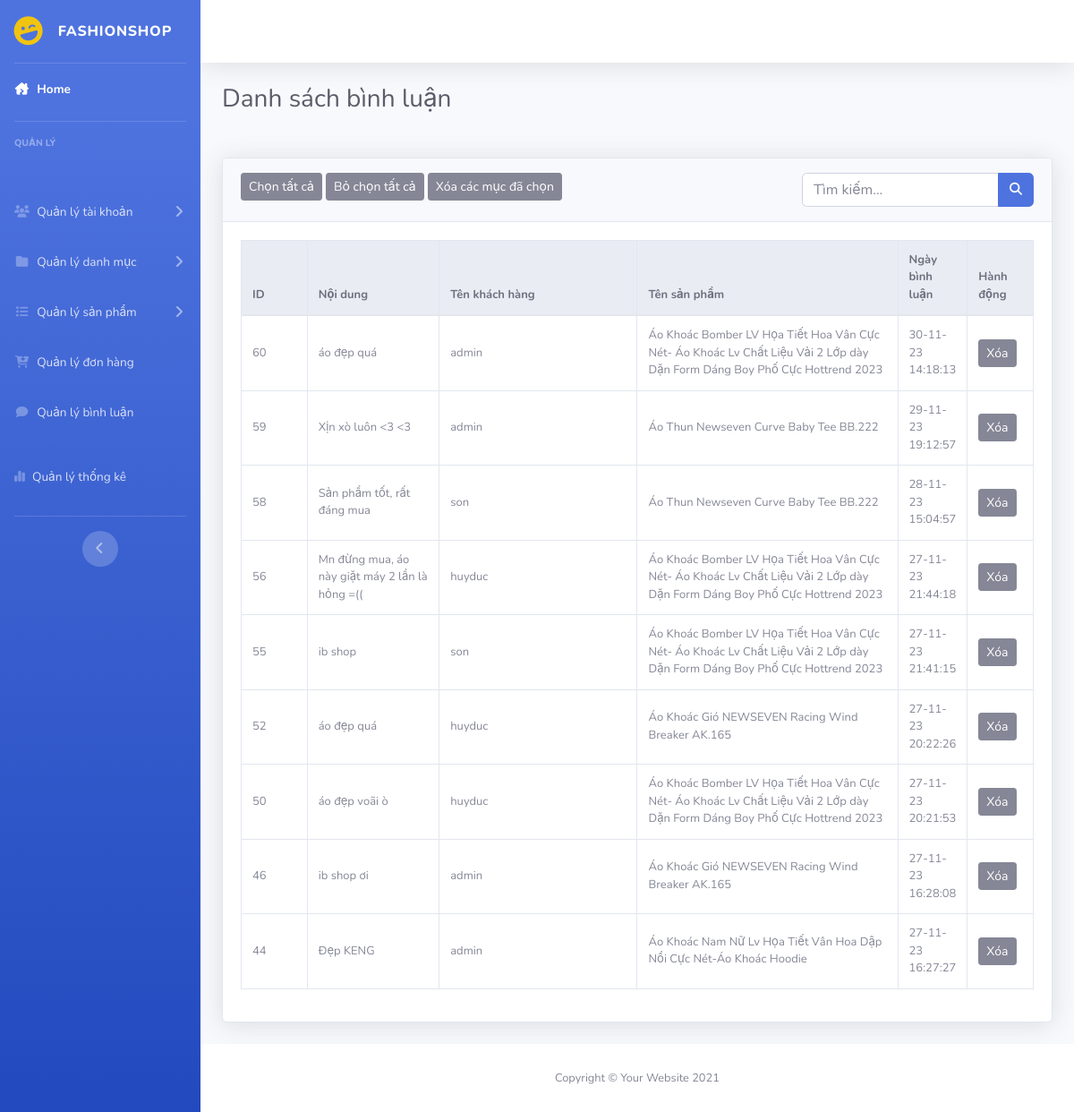
The app's page /admin/index.php?act=dsbinhluan, older data.
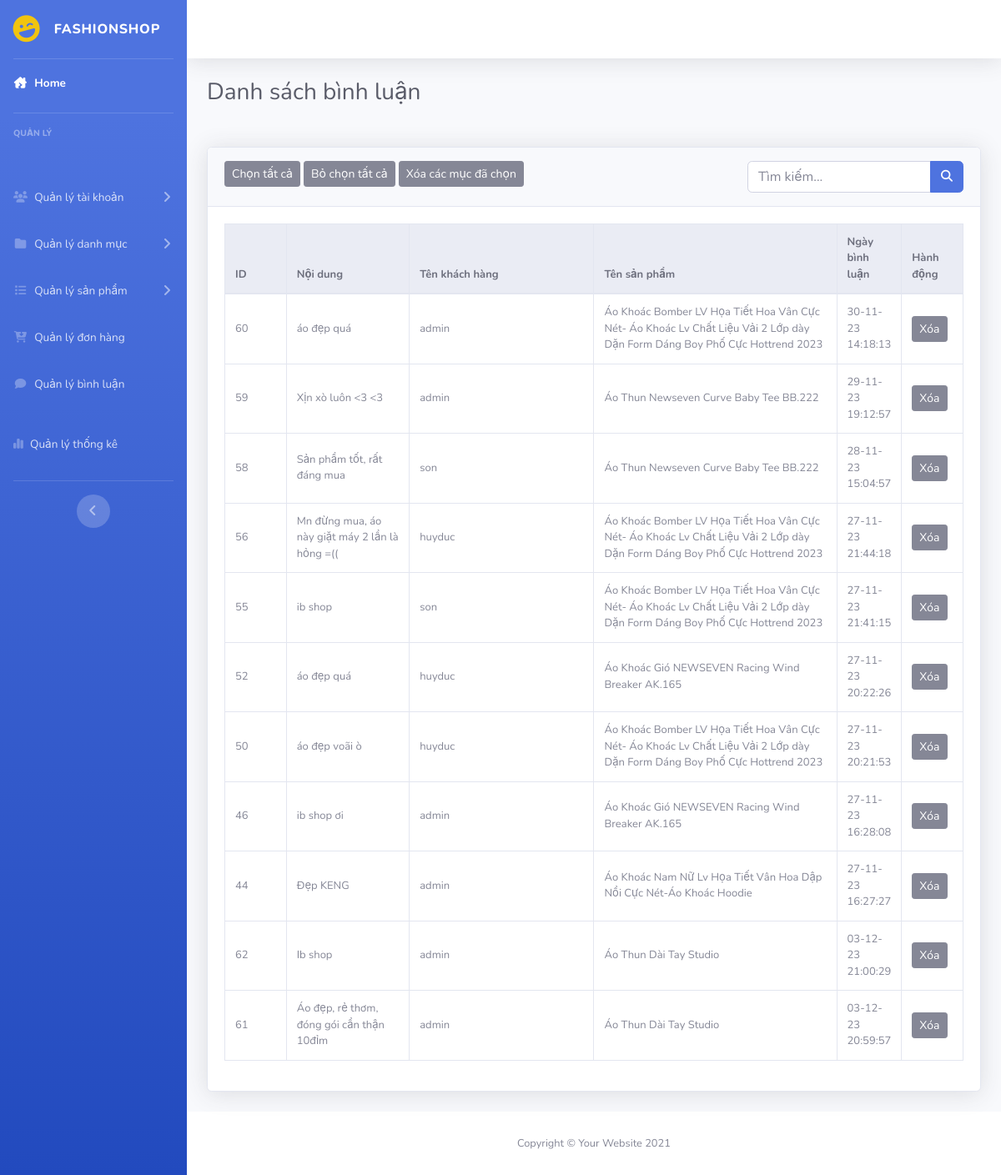
The same page, newer data.
### tables this page shows
CREATE TABLE `binhluan` (
  `id` int(10) NOT NULL COMMENT 'Id bình luận',
  `noidung` varchar(255) NOT NULL COMMENT 'Nội dung bình luận',
  `iduser` int(10) NOT NULL COMMENT 'Id tài khoản',
  `idpro` int(10) NOT NULL COMMENT 'Id sản phẩm',
  `ngaybinhluan` varchar(50) DEFAULT NULL COMMENT 'Ngày bình luận'
);

CREATE TABLE `taikhoan` (
  `id` int(11) NOT NULL COMMENT 'Id khách hàng',
  `user` varchar(50) NOT NULL COMMENT 'Tên đăng nhập',
  `fullname` varchar(255) NOT NULL,
  `pass` varchar(50) NOT NULL COMMENT 'Mật khẩu',
  `email` varchar(255) NOT NULL COMMENT 'Email',
  `address` varchar(255) DEFAULT NULL COMMENT 'Địa chỉ',
  `tel` varchar(20) DEFAULT NULL COMMENT 'Số điện thoại',
  `role` int(11) NOT NULL DEFAULT 0 COMMENT 'Quyền hạn: \r\n1 Admin \r\n2 Khách hàng\r\n'
);

CREATE TABLE `sanpham` (
  `id` int(11) NOT NULL COMMENT 'Id sản phẩm',
  `name` varchar(255) NOT NULL COMMENT 'Tên sản phẩm',
  `img` varchar(225) NOT NULL,
  `price_niemyet` double(10,2) NOT NULL DEFAULT 0.00 COMMENT 'Giá sản phẩm',
  `price_sale` int(100) NOT NULL COMMENT 'Giá sale',
  `mota` text NOT NULL COMMENT 'Mô tả',
  `luotxem` int(11) NOT NULL DEFAULT 0 COMMENT 'Lượt xem',
  `iddm` int(11) NOT NULL COMMENT 'Id danh mục'
);

### model/pdo.php (called while the page is built, shortened)
<?php
function pdo_get_connection(){
    $servername = "localhost";
    $username = "root";
    $password = "";
    try {
        $conn = new PDO("mysql:host=$servername;dbname=duan1_09", $username, $password);
        $conn->setAttribute(PDO::ATTR_ERRMODE, PDO::ERRMODE_EXCEPTION);
        return $conn;
    } catch(PDOException $e) {
        echo "Connection failed: " . $e->getMessage();
    }
}
function pdo_query($sql){
    $sql_args=array_slice(func_get_args(),1);
    try{
        $conn=pdo_get_connection();
        $stmt=$conn->prepare($sql);
        $stmt->execute($sql_args);
        $rows=$stmt->fetchAll();
        return $rows;
    }
    catch(PDOException $e){
        throw $e;
    }
    finally{
        unset($conn);
    }
}
?>

### model/binhluan.php (called while the page is built, shortened)
<?php
function danhsach_binhluan()
{
    $sql = "SELECT binhluan.id, binhluan.noidung, sanpham.name, taikhoan.user, binhluan.ngaybinhluan FROM binhluan JOIN sanpham on sanpham.id = binhluan.idpro join taikhoan on taikhoan.id = binhluan.iduser order by binhluan.ngaybinhluan desc";
    $result = pdo_query($sql);
    return $result;
}

### admin/binhluan/dsbinhluan.php (the view, shortened to what this page needs)
<div class="container-fluid">
    <h1 class="h3 mb-2 text-gray-800 mb-5">Danh sách bình luận</h1>
    <div class="card shadow mb-4">
        <div class="card-header py-3">
            <button class="btn btn-secondary btn-sm">Chọn tất cả</button>
            <button class="btn btn-secondary btn-sm">Bỏ chọn tất cả</button>
            <button class="btn btn-secondary btn-sm">Xóa các mục đã chọn</button>
            <form action="" class="float-right">
                <div class="input-group">
                    <input type="text" class="form-control" name="kyw" placeholder="Tìm kiếm...">
                    <div class="input-group-append">
                        <button class="btn btn-primary" type="submit" name="search">
                            <i class="fas fa-search fa-sm"></i>
                        </button>
                    </div>
                </div>
            </form>
        </div>
        <div class="card-body">
            <div class="table-responsive">
                <table class="table table-bordered" width="100%" cellspacing="0">
                    <thead class="thead-light">
                        <tr>
                            <th>ID</th>
                            <th>Nội dung</th>
                            <th>Tên khách hàng</th>
                            <th>Tên sản phẩm</th>
                            <th>Ngày bình luận</th>
                            <th>Hành động</th>
                        </tr>
                    </thead>
                    <tbody>
                        <?php
                        foreach ($dsbl as $key => $value) : ?>
                            <tr>
                                <td class="col-1 align-middle"><?php echo $value['id'] ?></td>
                                <td class="col-2 align-middle"><?php echo $value['noidung'] ?></td>
                                <td class="col-3 align-middle"><?php echo $value['user'] ?></td>
                                <td class="col-3 align-middle"><?php echo $value['name'] ?></td>
                                <td class="col-1 align-middle"><?php echo $value['ngaybinhluan'] ?></td>
                                <td class="col-1 align-middle"><a onclick="confirmDelete('<?php echo $value['id'] ?>')"><button class="btn btn-secondary btn-sm">Xóa</button></a></td>
                            </tr>
                        <?php endforeach; ?>
                    </tbody>
                </table>
            </div>
        </div>
    </div>
</div>

Row changes from the older to the newer data that the page shows:
added binhluan: id "62", noidung "Ib shop", iduser.user "admin", idpro.name "Áo Thun Dài Tay Studio", ngaybinhluan "03-12-23 21:00:29"
added binhluan: id "61", noidung "Áo đẹp, rẻ thơm, đóng gói cẩn thận 10đỉm", iduser.user "admin", idpro.name "Áo Thun Dài Tay Studio", ngaybinhluan "03-12-23 20:59:57"
